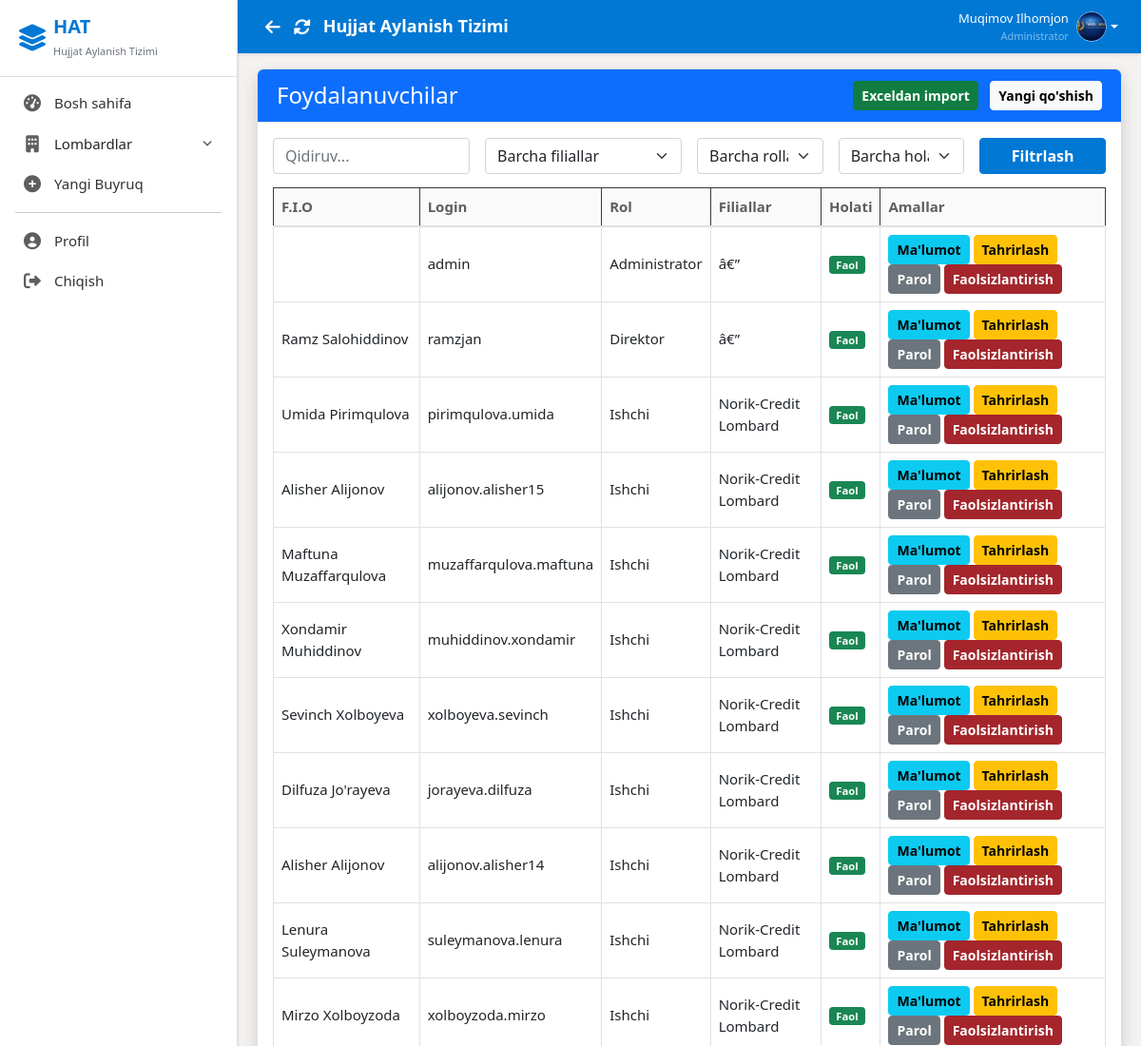
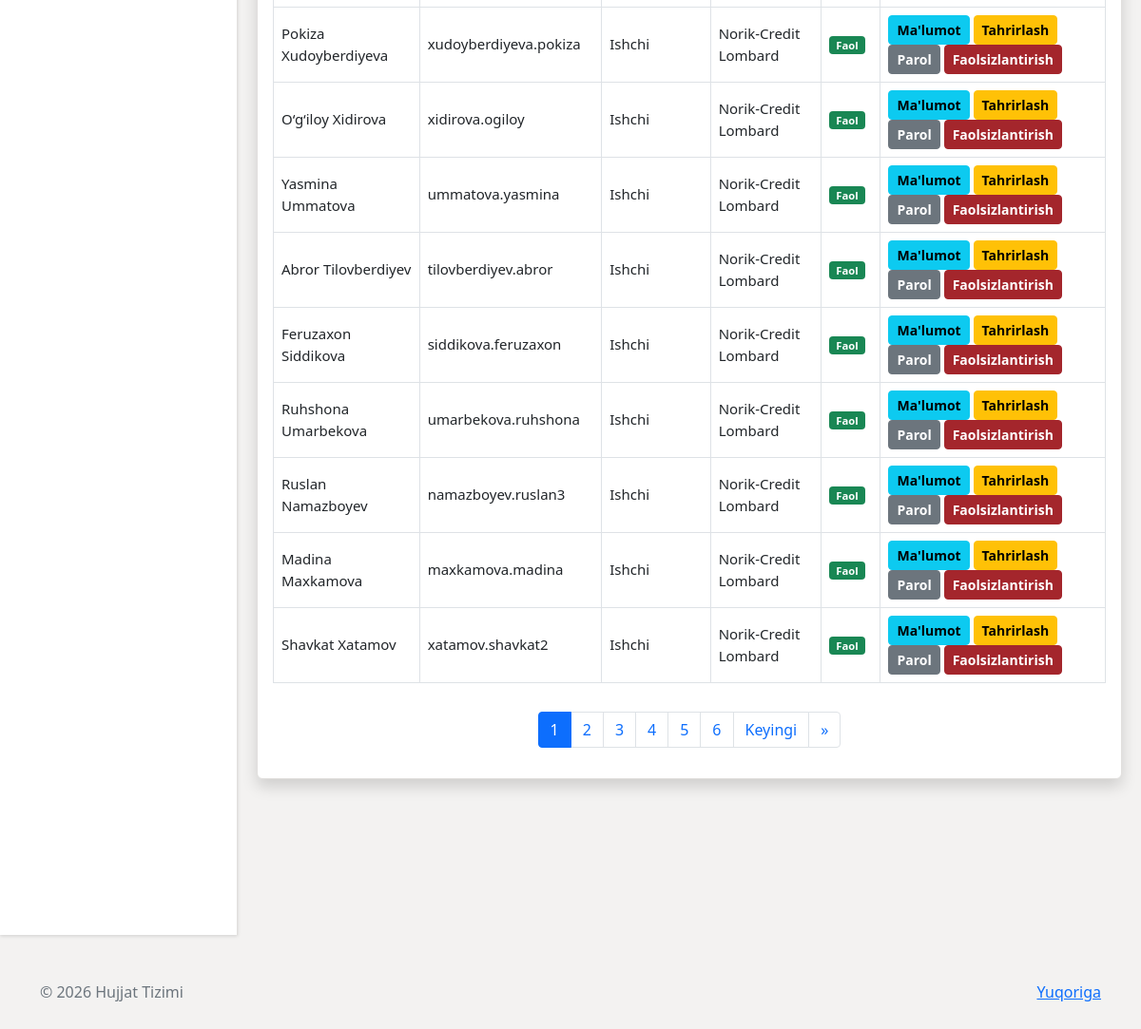
The app's page /manage-users/ (signed in) with its own data (2 pictures, top to bottom).
### users/models.py (models this page shows, shortened)
class CustomUser(AbstractUser):
    ROLE_CHOICES = (
        ('admin', 'Administrator'),
        ('employee', 'Ishchi'),
        ('director', 'Direktor'),
    )
    role = models.CharField(max_length=20, choices=ROLE_CHOICES, default='employee')
    branch = models.ManyToManyField(
        Branch,
        related_name='employees',
        blank=True
    )
    profile_image = models.ImageField(upload_to='profiles/', null=True, blank=True)
    signature_image = models.ImageField(upload_to='signatures/', null=True, blank=True)
    fingerprint_enabled = models.BooleanField(default=False, verbose_name='Fingerprint Authentication Enabled')
    middle_name = models.CharField(max_length=100, blank=True, verbose_name='Otasining ismi')
    position = models.CharField(max_length=200, blank=True, verbose_name='Lavozim')
    class Meta:
        verbose_name = 'User'
        verbose_name_plural = 'Users'

class Branch(models.Model):
    name = models.CharField(max_length=100, verbose_name='Branch Name')
    parent_branch = models.ForeignKey('self', null=True, blank=True, on_delete=models.SET_NULL, related_name='sub_branches', verbose_name='Parent Branch')
    created_at = models.DateTimeField(auto_now_add=True)
    class Meta:
        verbose_name = 'Branch'
        verbose_name_plural = 'Branches'

### users/views.py (the view, shortened to what this page needs)
# urls.py: path('manage-users/',   views.manage_users,         name='manage_users'),
@login_required
def manage_users(request):
    if request.user.role != 'admin':
        messages.error(request, "You don't have access to this page")
        return redirect('dashboard')
    search_query = request.GET.get('search', '').strip()
    branch_filter_raw = request.GET.get('branch', '')
    try:
        branch_filter = int(branch_filter_raw) if branch_filter_raw else 0
    except (ValueError, TypeError):
        branch_filter = 0
    role_filter = request.GET.get('role', '')
    status_filter = request.GET.get('status', '')
    users = CustomUser.objects.all()
    if branch_filter:
        users = users.filter(branch__id=branch_filter).distinct()
    if role_filter:
        users = users.filter(role=role_filter)
    if status_filter:
        if status_filter == 'active':
            users = users.filter(is_active=True)
        elif status_filter == 'inactive':
            users = users.filter(is_active=False)
    paginator = Paginator(users.order_by('-date_joined'), 20)
    page_number = request.GET.get('page')
    page_obj = paginator.get_page(page_number)
    branches = Branch.objects.all()
    context = {
        'users': page_obj,
        'branches': branches,
        'search_query': search_query,
        'branch_filter': branch_filter,
        'role_filter': role_filter,
        'status_filter': status_filter,
        'page_obj': page_obj,
    }
    return render(request, 'users/manage_users.html', context)

### users/context_processors.py (called while the page is built)
def sidebar_branches(request):
    branches = Branch.objects.select_related('parent_branch').prefetch_related('sub_branches')
    return {
        'sidebar_branches': branches
    }

### templates/users/manage_users.html (shortened to what this page needs)
{% extends 'base.html' %}
{% block content %}
<div class="card shadow">
    <div class="card-header bg-primary text-white d-flex justify-content-between align-items-center flex-wrap gap-2">
        <h4 class="mb-0">Foydalanuvchilar</h4>
        <div>
            <a href="{% url 'import_employees' %}" class="btn btn-success btn-sm me-2 mb-2 mb-md-0">
                 Exceldan import
            </a>
            <a href="{% url 'create_user' %}" class="btn btn-light btn-sm mb-2 mb-md-0">
                 Yangi qo'shish
            </a>
        </div>
    </div>
    <div class="card-body">
        <form method="get" class="mb-4">
            <div class="row g-3">
                <div class="col-md-3">
                    <input type="text" name="search" class="form-control" placeholder="Qidiruv..."
                        value="{{ search_query }}">
                </div>
                <div class="col-md-3">
                    <select name="branch" class="form-select">
                        <option value="">Barcha filiallar</option>
                    </select>
                </div>
                <div class="col-md-2">
                    <select name="role" class="form-select">
                        <option value="">Barcha rollar</option>
                    </select>
                </div>
                <div class="col-md-2">
                    <select name="status" class="form-select">
                        <option value="">Barcha holatlar</option>
                    </select>
                </div>
                <div class="col-md-2">
                    <button type="submit" class="btn btn-primary w-100">Filtrlash</button>
                </div>
            </div>
        </form>
        <div class="table-responsive">
            <table class="table table-hover table-bordered">
                <thead class="table-dark">
                    <tr>
                        <th>F.I.O</th>
                        <th>Login</th>
                        <th>Rol</th>
                        <th>Filiallar</th>
                        <th>Holati</th>
                        <th>Amallar</th>
                    </tr>
                </thead>
                <tbody>
                    {% for user in page_obj %}
                    <tr>
                        <td>{{ user.get_full_name }}</td>
                        <td>{{ user.username }}</td>
                        <td>{{ user.get_role_display }}</td>
                        <td>
                            {% for b in user.branch.all %}
                            {{ b.name }}{% if not forloop.last %}, {% endif %}
                            {% empty %}
                            â€”
                            {% endfor %}
                        </td>
                        <td>
                            {% if user.is_active %}
                            <span class="badge bg-success">Faol</span>
                            {% else %}
                            <span class="badge bg-danger">Faol emas</span>
                            {% endif %}
                        </td>
                        <td>
                            <a href="{% url 'user_detail' user.id %}" class="btn btn-sm btn-info">Ma'lumot</a>
                            <a href="{% url 'edit_user' user.id %}" class="btn btn-sm btn-warning">Tahrirlash</a>
                            <a href="{% url 'reset_password' user.id %}" class="btn btn-sm btn-secondary">Parol</a>
                            {% if user != request.user %}
                            <a href="{% url 'toggle_status' user.id %}"
                                class="btn btn-sm {% if user.is_active %}btn-danger{% else %}btn-success{% endif %}">
                                {% if user.is_active %}Faolsizlantirish{% else %}Faollashtirish{% endif %}
                            </a>
                            {% endif %}
                        </td>
                    </tr>
                    {% empty %}
                    <tr>
                        <td colspan="6" class="text-center py-4">Foydalanuvchi topilmadi</td>
                    </tr>
                    {% endfor %}
                </tbody>
            </table>
        </div>
        {% if page_obj.has_other_pages %}
        <nav>
            <ul class="pagination justify-content-center mt-4">
                {% for num in page_obj.paginator.page_range %}
                <li class="page-item {% if page_obj.number == num %}active{% endif %}">
                    <a class="page-link" href="?page={{ num }}">{{ num }}</a>
                </li>
                {% endfor %}
                {% if page_obj.has_next %}
                <li class="page-item"><a class="page-link" href="?page={{ page_obj.next_page_number }}">Keyingi</a></li>
                <li class="page-item"><a class="page-link" href="?page={{ page_obj.paginator.num_pages }}">&raquo;</a>
                </li>
                {% endif %}
            </ul>
        </nav>
        {% endif %}
    </div>
</div>
{% endblock %}

### templates/layouts/header.html (shortened to what this page needs)
<div class="header">
  <div class="d-flex align-items-center">
    <button onclick="history.back()" class="btn btn-link text-white p-1 me-1" title="Orqaga" style="font-size:18px; text-decoration:none;">
      <i class="fas fa-arrow-left"></i>
    </button>
    <button onclick="location.reload()" class="btn btn-link text-white p-1 me-2" title="Yangilash" style="font-size:18px; text-decoration:none;">
      <i class="fas fa-sync-alt"></i>
    </button>
    <h4>{% block header_title %}Hujjat Aylanish Tizimi{% endblock %}</h4>
  </div>
  {% if user.is_authenticated %}
  <div class="user-info">
    <div class="dropdown">
      <a href="#" class="d-flex align-items-center text-decoration-none dropdown-toggle text-white"
        data-bs-toggle="dropdown">
        <div class="text-end me-2 d-none d-md-block">
          <div class="fw-semibold" style="font-size: 13px;">{{ user.get_full_name }}</div>
          <div class="text-white-50" style="font-size: 11px;">{{ user.get_role_display }}</div>
        </div>
        {% if user.profile_image %}
        <img src="{{ user.profile_image.url }}" alt="Profile" class="user-avatar">
        {% else %}
        <div class="user-avatar bg-white text-primary d-flex align-items-center justify-content-center fw-bold">
          {{ user.first_name|first }}{{ user.last_name|first }}
        </div>
        {% endif %}
      </a>
    </div>
  </div>
  {% endif %}
</div>

### templates/base.html (style rules this page uses)
:root { --primary-color: #0078D4; --primary-hover: #005A9E; --primary-light: #C7E0F4; --secondary-color: #605E5C; --success-color: #107C41; --warning-color: #D83B01; --danger-color: #A4262C; --bg-body: #F3F2F1; --bg-surface: #FFFFFF; --text-primary: #323130; --text-secondary: #605E5C; --sidebar-bg: #FFFFFF; --sidebar-border: #E1DFDD; --sidebar-width: 250px; --header-height: 56px; --radius-md: 4px; --radius-lg: 6px; --shadow-sm: 0 1.6px 3.6px 0 rgba(0, 0, 0, 0.13), 0 0.3px 0.9px 0 rgba(0, 0, 0, 0.11); --shadow-md: 0 3.2px 7.2px 0 rgba(0, 0, 0, 0.13), 0 0.6px 1.8px 0 rgba(0, 0, 0, 0.11); }
* { margin: 0; padding: 0; box-sizing: border-box; }
body { font-family: 'Segoe UI', -apple-system, BlinkMacSystemFont, Roboto, 'Helvetica Neue', sans-serif; background-color: var(--bg-body); color: var(--text-primary); font-size: 16px; overflow: hidden; height: 100vh; }
.form-control, .btn { border-radius: var(--radius-md); font-family: inherit; }
.btn { font-weight: 600; box-shadow: none; transition: background-color 0.1s ease, color 0.1s ease; }
.btn-primary { background-color: var(--primary-color); border-color: var(--primary-color); }
.btn-success { background-color: var(--success-color); border-color: var(--success-color); }
.btn-danger { background-color: var(--danger-color); border-color: var(--danger-color); }
.header { background: var(--primary-color); color: white; padding: 0 24px; height: var(--header-height); min-height: var(--header-height); display: flex; justify-content: space-between; align-items: center; box-shadow: var(--shadow-sm); margin-bottom: 0; flex-shrink: 0; }
.header h4 { font-size: 18px; font-weight: 600; margin: 0; }
.user-info { display: flex; align-items: center; gap: 15px; }
.user-avatar { width: 32px; height: 32px; border-radius: 50%; object-fit: cover; border: 1px solid rgba(255, 255, 255, 0.5); }
.card { border: 1px solid var(--sidebar-border); border-radius: var(--radius-lg); box-shadow: var(--shadow-sm); margin-bottom: 12px; background: var(--bg-surface); transition: box-shadow 0.2s; }
.card-header { background: var(--bg-surface); border-bottom: 1px solid var(--sidebar-border); font-weight: 600; padding: 12px 20px; border-radius: var(--radius-lg) var(--radius-lg) 0 0 !important; color: var(--primary-color); font-size: 17px; }
.table { font-size: 15px; vertical-align: middle; }
.table thead th { border-bottom: 2px solid var(--sidebar-border); color: var(--text-secondary); font-weight: 600; background: #FAFAFA; }
.mt-4 { margin-top: 14px !important; }
.mb-4 { margin-bottom: 14px !important; }

### records on screen
CustomUser: get_full_name "Muqimov Ilhomjon", role "Administrator", profile_image (picture)
CustomUser: username "admin", role "Administrator", is_active "Faol"
CustomUser: get_full_name "Ramz Salohiddinov", username "ramzjan", role "Direktor", is_active "Faol"
CustomUser: get_full_name "Umida Pirimqulova", username "pirimqulova.umida", role "Ishchi", is_active "Faol"
Branch: name "Norik-Сredit Lombard"
CustomUser: get_full_name "Alisher Alijonov", username "alijonov.alisher15", role "Ishchi", is_active "Faol"
CustomUser: get_full_name "Maftuna Muzaffarqulova", username "muzaffarqulova.maftuna", role "Ishchi", is_active "Faol"
CustomUser: get_full_name "Xondamir Muhiddinov", username "muhiddinov.xondamir", role "Ishchi", is_active "Faol"
CustomUser: get_full_name "Sevinch Xolboyeva", username "xolboyeva.sevinch", role "Ishchi", is_active "Faol"
CustomUser: get_full_name "Dilfuza Jo'rayeva", username "jorayeva.dilfuza", role "Ishchi", is_active "Faol"
CustomUser: get_full_name "Alisher Alijonov", username "alijonov.alisher14", role "Ishchi", is_active "Faol"
CustomUser: get_full_name "Lenura Suleymanova", username "suleymanova.lenura", role "Ishchi", is_active "Faol"
CustomUser: get_full_name "Mirzo Xolboyzoda", username "xolboyzoda.mirzo", role "Ishchi", is_active "Faol"
CustomUser: get_full_name "Pokiza Xudoyberdiyeva", username "xudoyberdiyeva.pokiza", role "Ishchi", is_active "Faol"
CustomUser: get_full_name "O‘g‘iloy Xidirova", username "xidirova.ogiloy", role "Ishchi", is_active "Faol"
CustomUser: get_full_name "Yasmina Ummatova", username "ummatova.yasmina", role "Ishchi", is_active "Faol"
CustomUser: get_full_name "Abror Tilovberdiyev", username "tilovberdiyev.abror", role "Ishchi", is_active "Faol"
CustomUser: get_full_name "Feruzaxon Siddikova", username "siddikova.feruzaxon", role "Ishchi", is_active "Faol"
CustomUser: get_full_name "Ruhshona Umarbekova", username "umarbekova.ruhshona", role "Ishchi", is_active "Faol"
CustomUser: get_full_name "Ruslan Namazboyev", username "namazboyev.ruslan3", role "Ishchi", is_active "Faol"
CustomUser: get_full_name "Madina Maxkamova", username "maxkamova.madina", role "Ishchi", is_active "Faol"
CustomUser: get_full_name "Shavkat Xatamov", username "xatamov.shavkat2", role "Ishchi", is_active "Faol"

### other values on screen
{{ num }} "1" "2" "3" "4" "5" "6"
